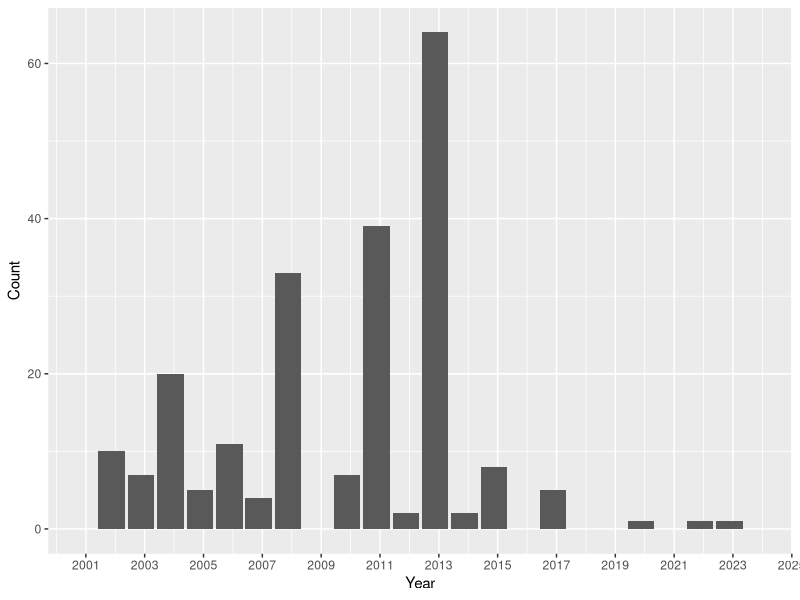
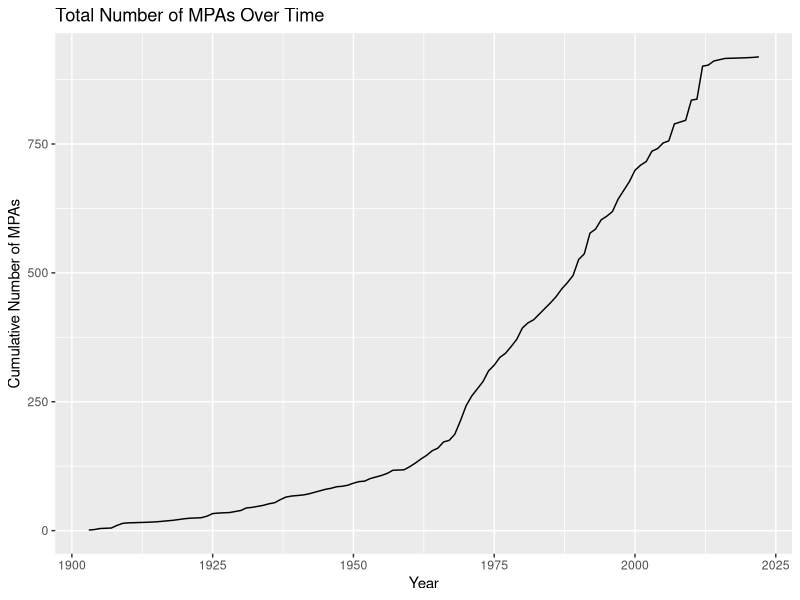
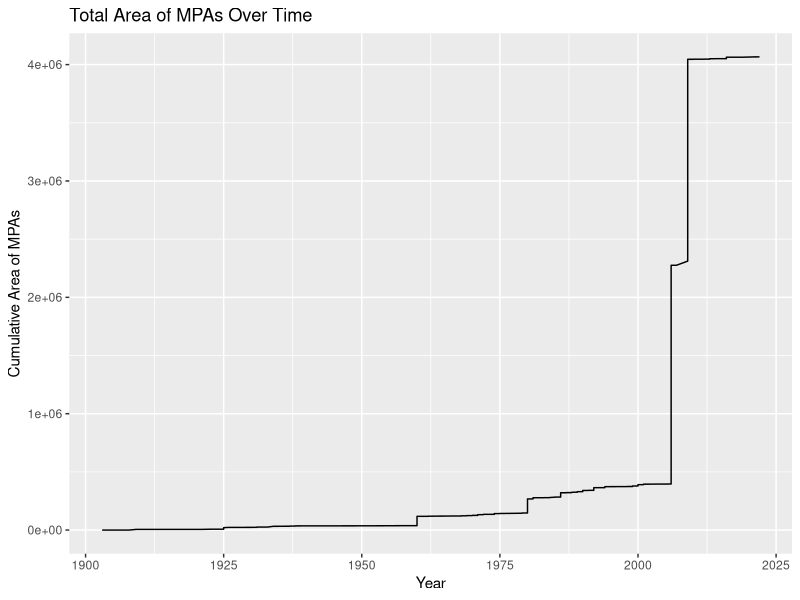
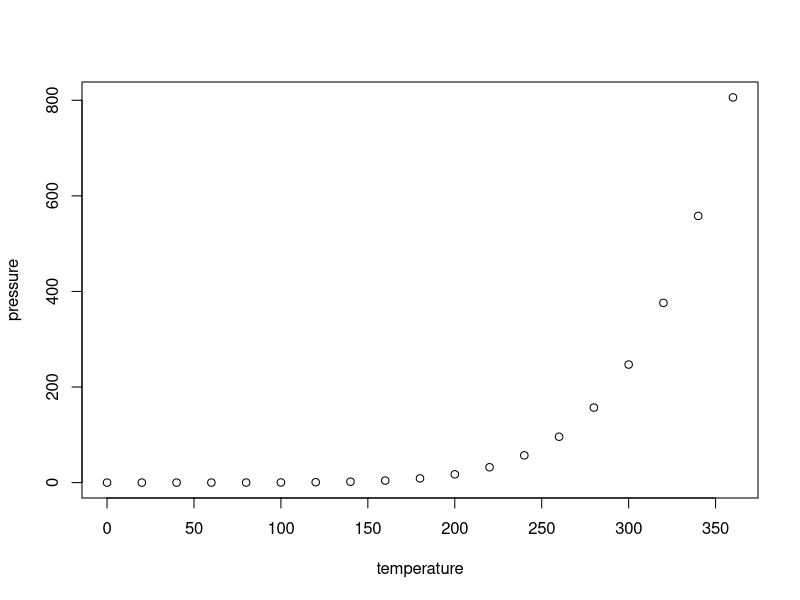

These figures' R source, in order:
## ---- chunk 1
#knitr::opts_chunk$set(echo = TRUE)
library(here)
library(tidyverse)
library(lubridate)
library(dplyr)
library(ggplot2)
here()

MPA.data <- read.csv(here('DataRaw/NOAA_Marine_Protected_Areas_Inventory_2023.csv'),
                     stringsAsFactors = TRUE, 
                     colClasses = c('Year.Established' = 'factor'))

MPA.data.clean <- MPA.data %>%
  select(OBJECTID, Site.Name, State, Level.of.Protection, Management.Plan, Year.Established, Marine.Status, Area..km2., Marine.Area..km2., Percent.Area.Marine, No.Take.Area..km2., Longitude, Latitude) %>% 
  filter(Year.Established != 0)

MPA.data.clean$Year.Established <- as.Date(MPA.data.clean$Year.Established, format = '%Y')

colnames(MPA.data.clean)[8] <- "Area"
colnames(MPA.data.clean)[9] <- "Marine.Area"
colnames(MPA.data.clean)[11] <- "No.Take.Area"
  
Clean.plot <- 
  ggplot(MPA.data.clean) +
  geom_bar(aes(x=Year.Established)) +
  scale_x_date(date_breaks = "2 years", date_labels = "%Y", limits = as.Date(c("2000-11-15", "2023-11-15"))) +
  labs(x = "Year", y = "Count")
print(Clean.plot)


NoTake <- MPA.data.clean %>% 
  filter(No.Take.Area != 0)

PartialNoTake <- NoTake %>% 
  filter(Area != No.Take.Area)

#filter(Marine.Status == Marine)?
## ---- chunk 2

MPA.parks.year <- MPA.data.clean %>%
  mutate("year" = year(Year.Established)) %>%
  group_by(year) %>%
  summarise(count = n()) %>% # Getting the number of parks created per year
  mutate('Cumulative' = cumsum(count)) # Calculating a cumulative sum of the total number of parks per year

# Plot the cumulative sum of NUMBER of MPAs per year to visualize trend over time.
total_num_plot <-
  ggplot(MPA.parks.year) +
  geom_line(aes(x = year,
                y = Cumulative)) +
  labs(title = "Total Number of MPAs Over Time",
       x = "Year",
       y = "Cumulative Number of MPAs")

total_num_plot

# Wrangle data to have the cumulative total area over time.
MPA.totalarea.year <- MPA.data.clean %>%
  mutate("year" = year(Year.Established)) %>%
  arrange(ymd(MPA.data.clean$Year.Established)) %>%
  mutate('Cum_Area' = cumsum(Area))

# Plot the cumulative sum of AREA of MPAs per year to visualize trend over time.
total_area_plot <-
  ggplot(MPA.totalarea.year) +
  geom_line(aes(x = year,
                y = Cum_Area)) +
  labs(title = "Total Area of MPAs Over Time",
       x = "Year",
       y = "Cumulative Area of MPAs")

total_area_plot
## ---- chunk 3
plot(pressure)
